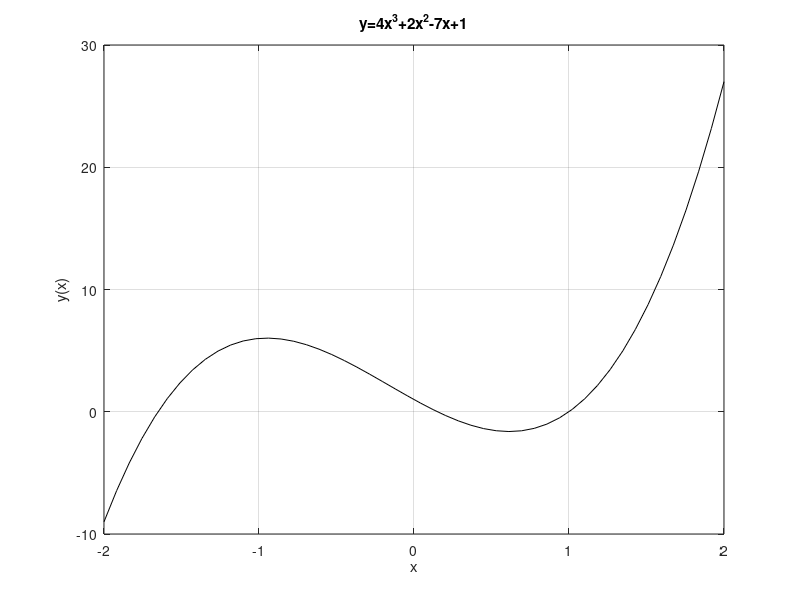

This chart was generated by the following MATLAB code:
% 4.Hafta - 1.Ders

% PERIYODIK FONKSIYONLAR


% x(t) =x(t+nT), n=1,2,3,4...  % burada T periyot olarak adlandırılan ve sabit pozitif bir değerdir

% Eğer periyodik olan fonksiyon (yani T) sinüzoidal ise;

% x(t) Acos(wt+θ) şeklinde yazılır

% A: Değişkenin genliğidir. Eğer mesela x gerilimi gösteriyor ise A nın birimi volt olur
% t: Bağımsız zaman değişkenidir birimi saniyedir
% w: Açısal frekanstır. T= 2π/w ilişkisi vardır
% θ: x(t) eğrisinin coswt eğrisine göre faz farkıdır. 0 dan büyük ise 


% Matlab ortamında polinom gösterimi
% standart polinom gösterimi an*x^n+a(n-1)*x^(n-1)+...+a1*x+a0

% Eğer "x" daha önce tanımlanmmış bir sayı ise B(x) eşitliği alttaki şekilde yazılır
% B(x)=3*x^4-7*x^2+2*x-1

% Ancak eğer "x" tanımlanmış bir vektör ise alttaki gibi yazılır !!! Önemli fark !!!

% B(x)= 3*x.^4-7*x.^2+2*x-1  % bunun sonunda B ifadesi x vektörü ile aynı boyutta olacaktır

% y(x)=4x^3+2x^2-7x+1

x = linspace (-2,2,50); % -2 den 2 ye 50 tane eleman olacak şekilde yatay eksen
a=[4 2 -7 1];  % buradaki sayıları sırası ile x yerine koyuyor
y = polyval (a,x)
plot(x,y,"k-");
title("y=4x^3+2x^2-7x+1"),
xlabel("x")
ylabel("y(x)")
grid

% IKI POLINOMUN TOPLAMI VEYA FARKI

% İki polinom toplanır veya çıkarılırken katsayıları içeren vektörlerin boyutları aynı olmalıdır.
% İşlem yapılırken aynı üslü olanların katsayıları ile işlem yapılır
% Eğer polinomlardan birinde olan üs diğerinde yoksa katsayısı 0 kabul edilerek matrise işlenir

% Polinom bir tam sayı ile çarpılırken tüm ifadelerin katsayısını çarpar yerine yazarsın


% K(x) = 4*x^4-8*x^3+7*x+1
% M(x) = 2*x^5+7*x^3-2*x+6

% T(x)=K(x)*M(x)

k=[4 -8 0 7 1]
m=[2 0 7 0 -2 6]
t=conv(k,m)  % k ve m bir satır vektör olmak zorunda. 
% bu komutu kullanmak için iki polinomun da (bulunmayıp katsayısı 0 olanlar bile dahil) katsayılırını birer matrise atamalısın
% bu komut senin için çarpmayı yapıp istenen matrise atar (x^3 ve x^4 çarpımı katsayısı ile x^2 ve x^5 çarpımı katsayısı toplar)


% Büyük dereceli polinomun küçük dereceli polinoma bölünmesi

% X(t) = 7t^6-2t^4+8t^3+2
% Y(t) = 2t^4-4t^3+2t+8

pay=[7 0 -2 8 0 0 2]; payda=[2 -4 0 2 8];
[bolum,kalan]=deconv(pay,payda)

% sonuç= 3,5t^2+7t+13+(53t^3-42t^2-82t-102/2t^4-4t^3+2t+8)
% bu işlemde bölümü yazıp sonrasında kalanı denklem olarak yazıp bölen e bölüp yazıyorsun 


% Polinomun türevinin alınması

% 2t^6+7t^3-8t+3

s=[2 0 0 3 0 -8 3];
a=polyder(s)  % polyder komutu conv ve deconv gibi bir matrisi polinomun katsayıları gibi algılamayı ve türevini almayı sağlar

% polyder (x,y) = x ve y vektörlerinin çarpımının türevini alır

% [pay,payda]=polyder(x,y) = x ve y vektörlerinin bölüm türevini hesaplar, pay türevin kesrinin payı payda ise paydasını verir


% Polinomun integralinin alınması

% A= 2t^3+3t^2-5t+6

a=[2 3 -5 6];
polyint(a)   % polinomun integralini almanı sağlar ve en sona bir 0 ekler bu da C bilinmeyenini ifade eder




